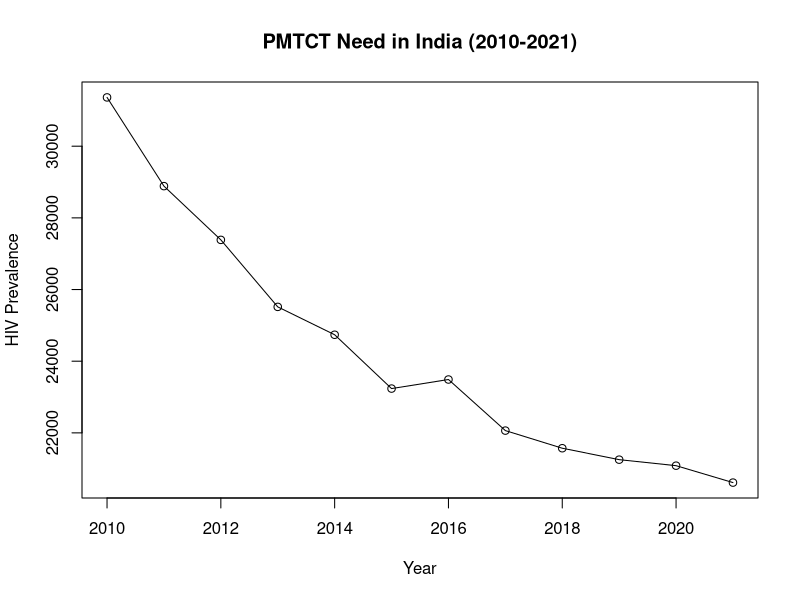

This chart was generated by the following R code: (Note: this script raises an error after producing the figure.)
# Load necessary libraries
library(forecast)

# Given data
hiv_pmtct_need <- c(31362,	28886,	27386,	25516,	24738,	23236,	23489,	22063,	21571,	21252,	21084,	20612)
years <- seq(2010, 2021)

# Plot the data
plot(years, hiv_pmtct_need, type = "o", xlab = "Year", ylab = "HIV Prevalence", main = "PMTCT Need in India (2010-2021)")
# Check for stationarity
adf.test(hiv_prevalence)
# Load necessary library for ADF test
library(urca)

# ADF test for stationarity
adf_test_result <- ur.df(hiv_pmtct_need, type = "none", selectlags = "AIC")
print(adf_test_result)
# Difference the data
diff_hiv_pmtct_need <- diff(hiv_pmtct_need)

# Plot differenced data
plot(years[-1], diff_hiv_pmtct_need, type = "o", xlab = "Year", ylab = "Differenced HIV Prevalence", main = "Differenced HIV Prevalence in India (2011-2021)")
# ACF and PACF plots
acf(diff_hiv_pmtct_need)
pacf(diff_hiv_pmtct_need)
tsdiag(arima_model)

# Fit ARIMA model
arima_model <- auto.arima(hiv_pmtct_need)
# Forecasting the next 10 years
forecast_result <- forecast(arima_model,lead=10)
summary(arima_model)
# Print the forecasted values
print(forecast_result)
# Plotting the forecasted values
plot(forecast_result, main = "Forecast of PMTCT Need in India",
     xlab = "Year", ylab = "PMTCT Need")

